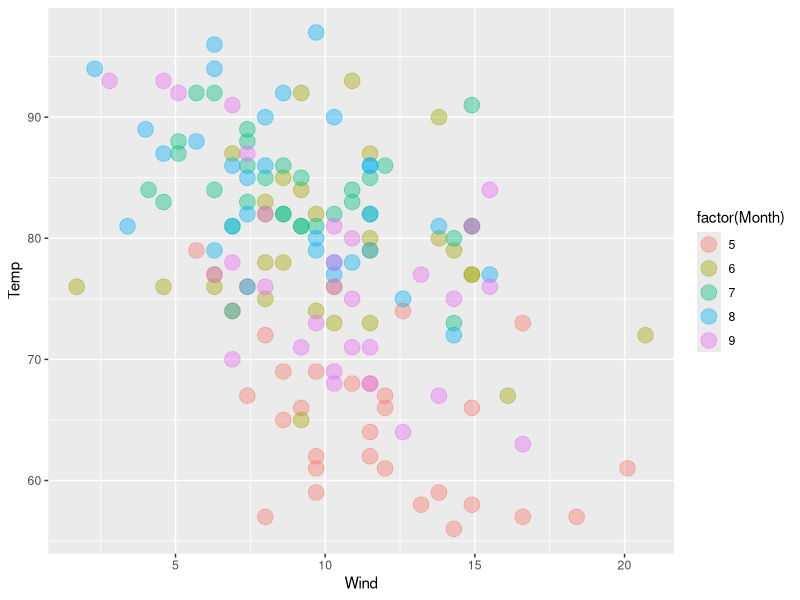
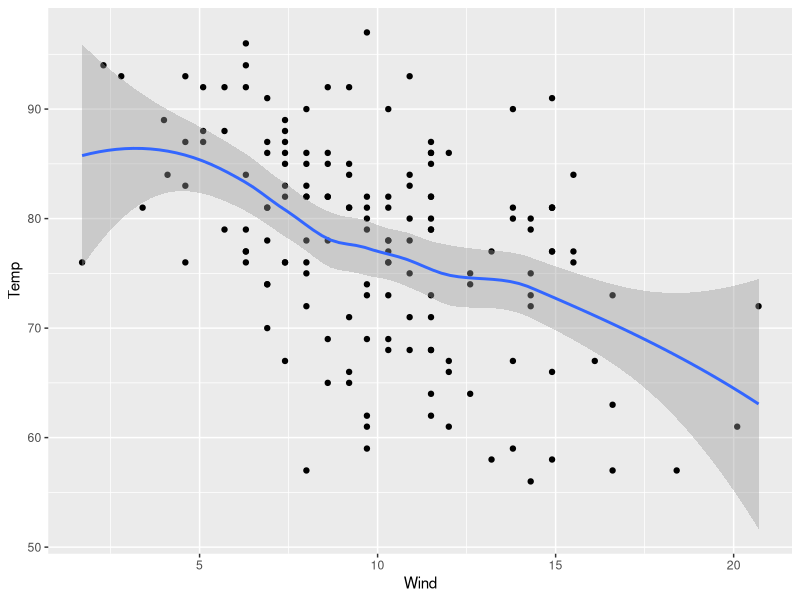
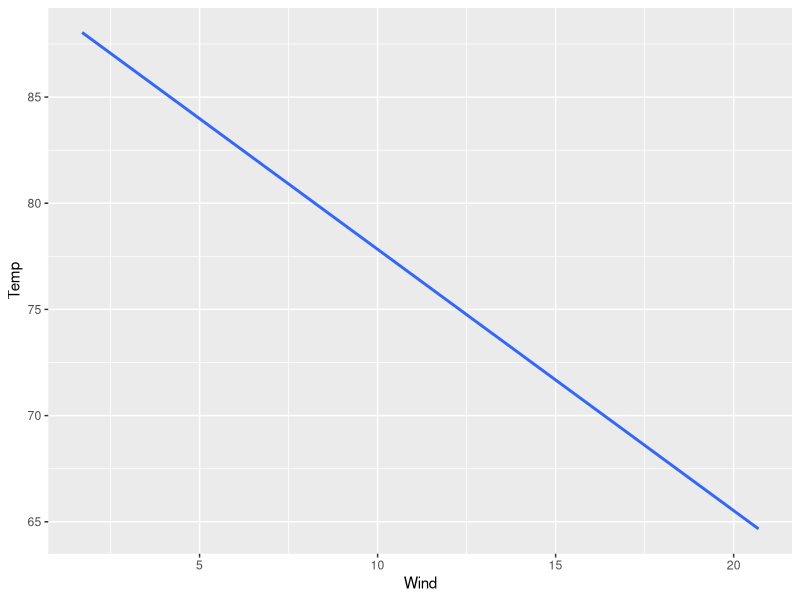
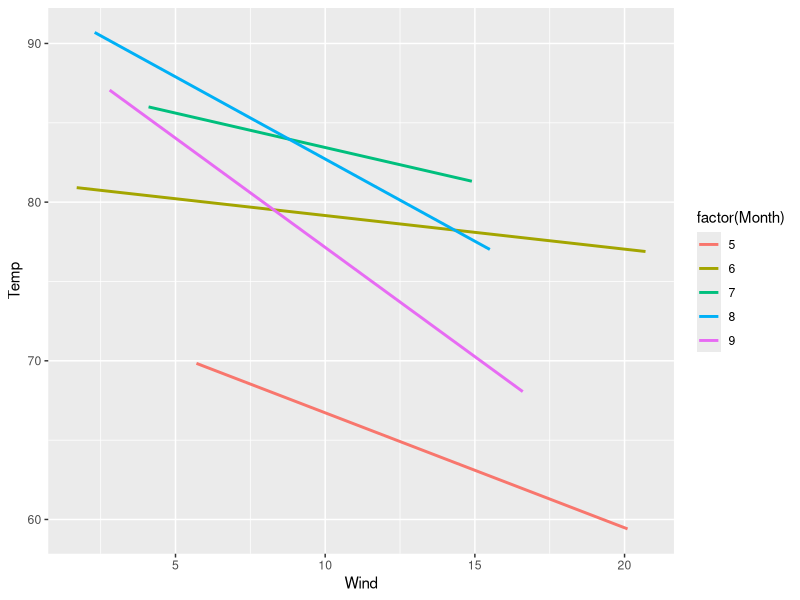
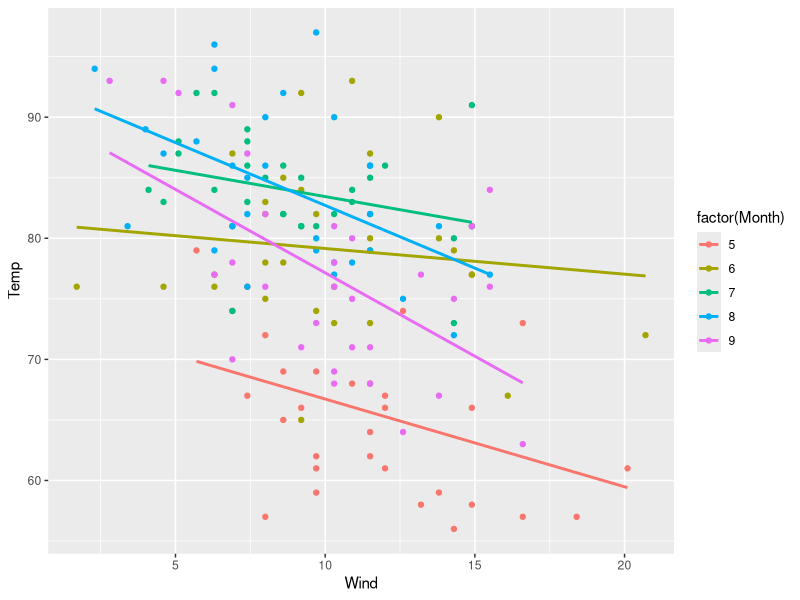
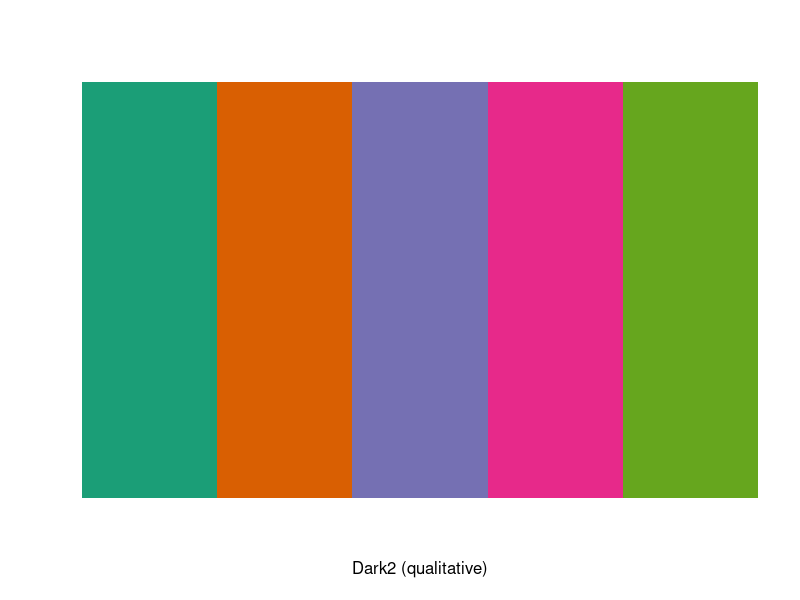
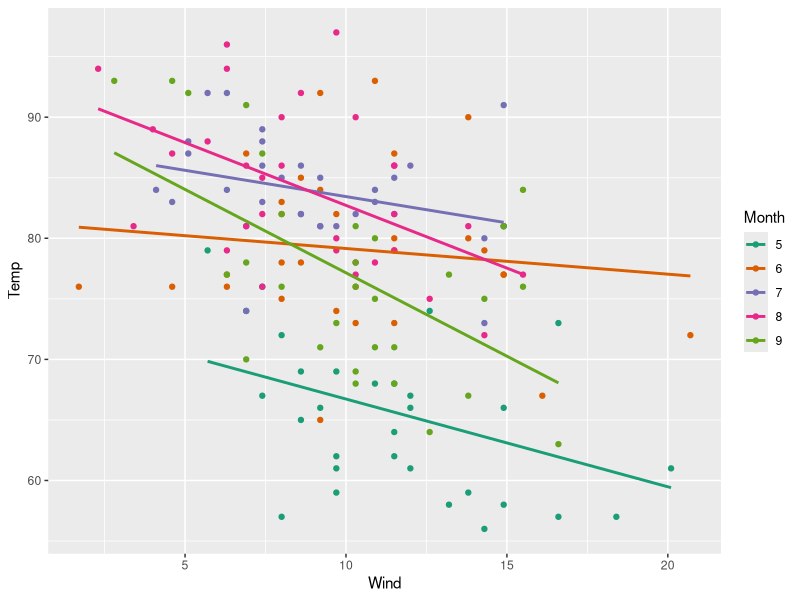

The R source for these figures, in order: (Note: this script raises an error after producing the figures.)
library(ggplot2)
ggplot(airquality,aes(Wind,Temp)) +
  geom_point(aes(color=factor(Month)),alpha=0.4,size=5)

ggplot(airquality,aes(Wind,Temp)) +
  geom_point() + 
  geom_smooth()

ggplot(airquality,aes(Wind,Temp)) +
  stat_smooth(method="lm",se=FALSE)

ggplot(airquality,aes(Wind,Temp)) +
  stat_smooth(method="lm",se=FALSE,aes(color=factor(Month)))

ggplot(airquality,aes(Wind,Temp,col=factor(Month),grop=1)) +
  geom_point() +
  stat_smooth(method="lm",se=FALSE)

library(RColorBrewer)
mycolors <- c(brewer.pal(5,"Dark2"),"black")
display.brewer.pal(5,"Dark2")

ggplot(airquality,aes(Wind,Temp,col=factor(Month),grop=1)) +
  geom_point() +
  stat_smooth(method="lm",se=FALSE) +
  scale_color_manual("Month",values=mycolors)

ggplot(airquality,aes(Wind,Temp,col=factor(Month))) +
  geom_point() +
  stat_smooth(method="lm",se=FALSE) +
  scale_color_manual("Month",values=mycolors) +
  facet_grid(.~MOnth)

ggplot(airquality,aes(Wind,Temp,col=factor(Month),grop=1)) +
  geom_point() +
  stat_smooth(method="lm",se=FALSE) +
  scale_color_manual("Month",values=mycolors) + 
  theme_classic()

?theme
